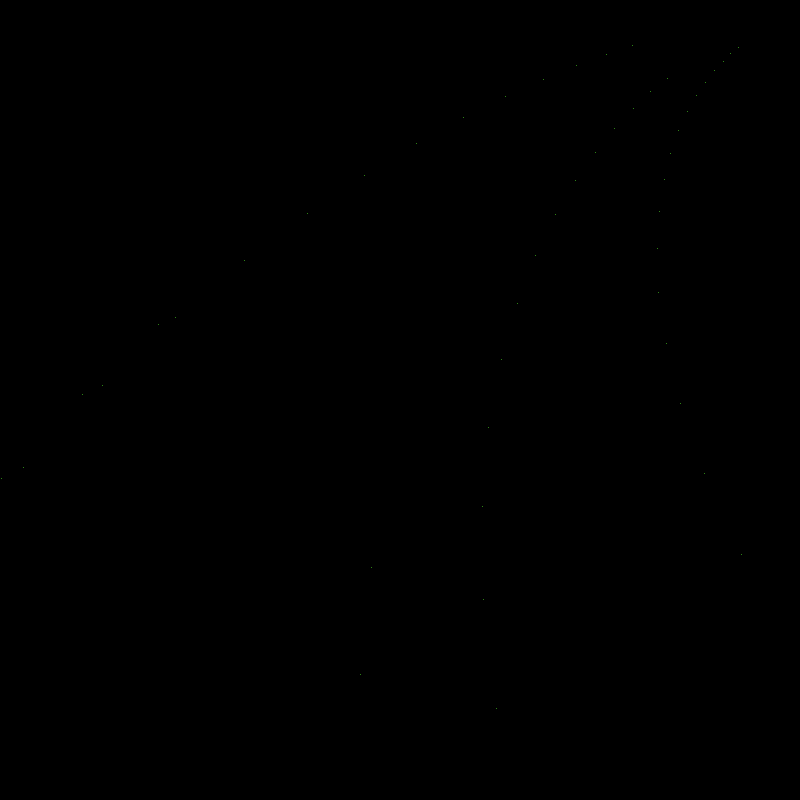
Frame 1 (no input)
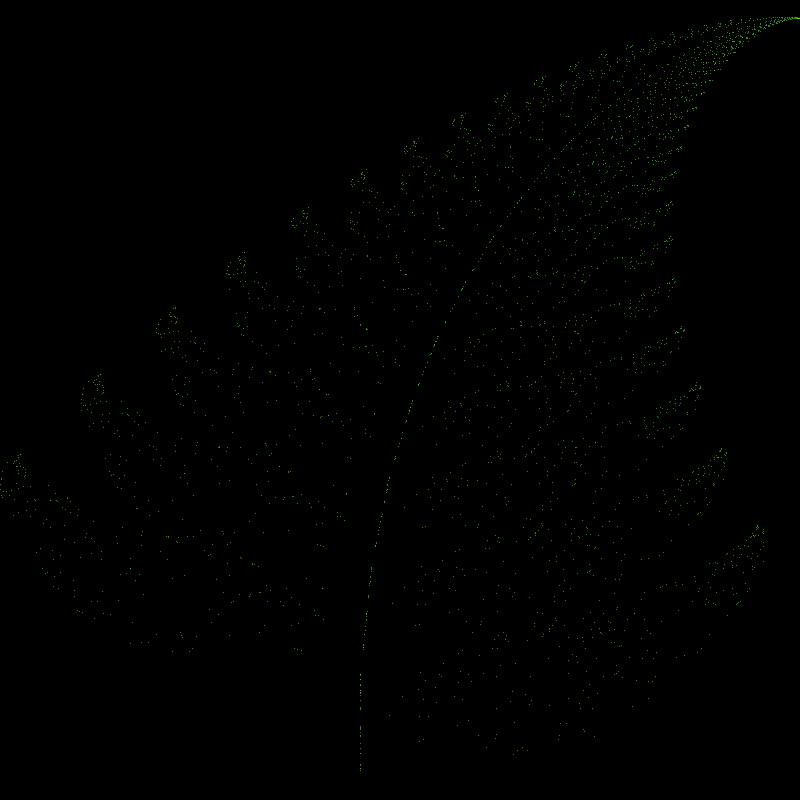
Frame 60 (the mouse pressed at the canvas centre just before this capture)
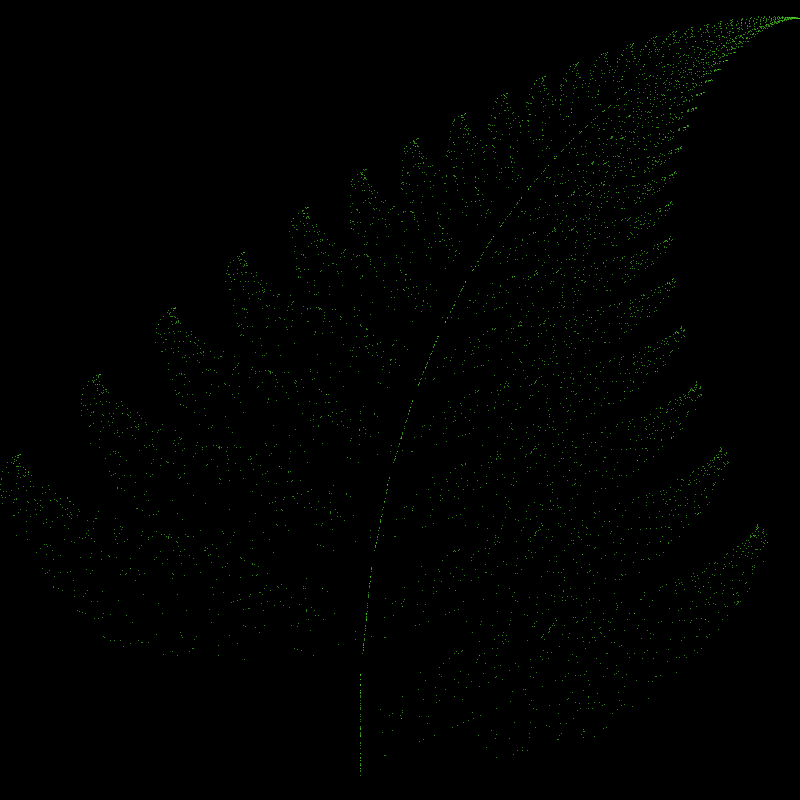
Frame 120 (the mouse held since frame 60 and released just before this capture)

The Processing sketch that drew these frames (run headless with seeded random() and noise(); from frame 60 on, the mouse is pressed at the canvas centre):

// Processing sketch: ferns
// ── ferns.pde

// hoja 
float[][] limits = {{-2.1820,2.6558 },{0,10.2}};
float[] trans1 = {0.0, 0.0, 0.0, 0.16, 0.0, 0.0, 0.01};
float[] trans2 = {0.85, 0.04, -0.04, 0.85, 0.0, 1.60, 0.85};
float[] trans3 = {0.20, -0.26, 0.23, 0.22, 0.0, 1.60, 0.06};
float[] trans4 = {-0.15, 0.28, 0.26, 0.24, 0.0, 0.44, 0.07};

// arbol
//float[][] limits = {{-0.25,0.25},{0.0,0.47}};
//float[] trans1 = {0.0, 0.0, 0.0, 0.5, 0.0, 0.0, 0.05};
//float[] trans2 = {0.42, -0.42, 0.42, 0.42, 0, 0.2, 0.4};
//float[] trans3 = {0.42, 0.42, -0.42, 0.42, 0, 0.2, 0.4};
//float[] trans4 = {0.1, 0.0, 0.0, 0.1, 0.0, 0.2, 0.15};

// serpinsky
//float[][] limits = {{0.0, 102},{0.0, 102}};
//float[] trans1 = {0.5, 0.0, 0.0, 0.5, 1.0, 1.0, 0.33};
//float[] trans2 = {0.5, 0.0, 0.0, 0.5, 1.0, 50.0, 0.33};
//float[] trans3 = {0.5, 0.0, 0.0, 0.5, 50.0, 50.0, 0.34};
//float[] trans4 = {0.0, 0.0, 0.0, 0.0, 0.0, 0.0, 0.0};

//
float[] pos = {0.0, 0.0};
float rand;
int speed = 50;

void setup() {
  size(800, 800);
  background(0);
  strokeWeight(1);
  stroke(#52E825, 200);
}

void draw() {
  for (int i = 0; i<speed; i++) {
    float x = map(pos[0], limits[0][0], limits[0][1], 0, width);
    float y = map(pos[1], limits[1][1], limits[1][0], 0, height);
    point(x,y);
    rand = random(1);
    if (rand<trans1[6]) {
      pos = nuevoPunto(pos, trans1);
    } else if (rand<trans1[6]+trans2[6]) {
      pos = nuevoPunto(pos, trans2);
    } else if (rand<trans1[6]+trans2[6]+trans3[6]) {
      pos = nuevoPunto(pos, trans3);
    } else {
      pos = nuevoPunto(pos, trans4);     
    }
  }
  
}

float[] nuevoPunto(float[] posicion, float[] trans) {
  float[] nuevo = new float[2];
  nuevo[0] = trans[0]*posicion[0]+trans[1]*posicion[1]+trans[4]; 
  nuevo[1] = trans[2]*posicion[0]+trans[3]*posicion[1]+trans[5];
  return nuevo;
}
